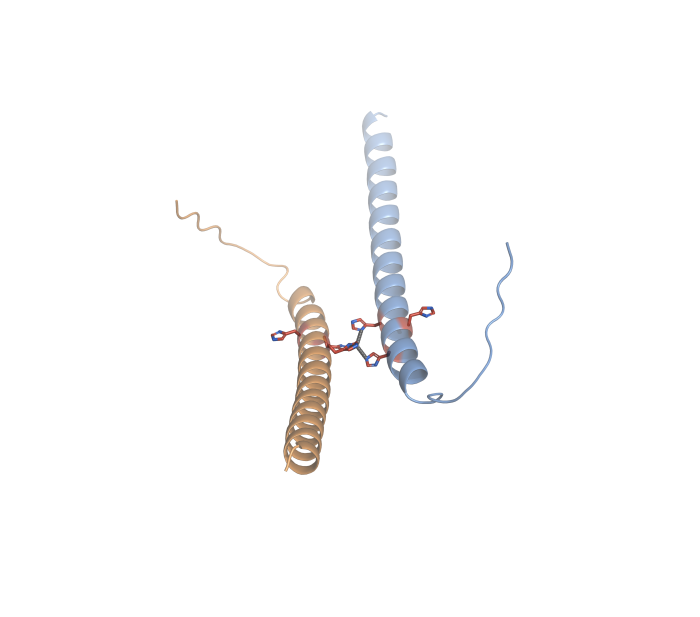
#> input picture code/chelation_figure/renders/dimer_zmeg_downz.png, 2100 x 1850 px (shown at 1/3 size)
$ python make_aim2_figure.py
#> lines starting #> are read from the running program, lines starting #| are printed output that depends on the picture; after the words box and inside, x2 and y2 are one past the last pixel; in counts of white or black regions, pixels touching at a corner belong together
#> in main, im is the input picture: PIL image 2100x1850 RGBA; mean R, G, B, A 251.9, 251.6, 251.7, 255
#!/usr/bin/env python3
"""Build the Aim 2 four-panel figure for the research statement from the dimer
renders. Each panel: alpha-cropped structure render on white, bold panel letter
(top-left), monomer short-name (top-right), Metal3D score (bottom-right).
Style matches the statement's other figures (Arial-bold labels, white ground).

Panels (score = Metal3D dimer site-probability):
  A ZMEG    0.95  (site-restricted construct dimer; RESULTS.md 0.946)
  B DK14275 0.85  (site-restricted construct dimer; 0.845)
  C ES14265 0.79  (site-restricted construct dimer; 0.786)
  D FI14643 0.99  (Boltz-derived His2Cys2 homodimer; metal3d_dimer_consistent 0.9993)

Run: python3 make_aim2_figure.py   ->  renders/aim2_chelation_panel.png
"""
import os
from PIL import Image, ImageDraw, ImageFont

HERE = os.path.dirname(os.path.abspath(__file__))
RND = os.path.join(HERE, "renders")
FIGS = os.path.join(HERE, "..", "figures")
# Bold sans-serif label font; prefer Arial (original render), fall back to bundled equivalents.
ARIAL_BD = next((p for p in [
    "/home/unjin/.local/share/fonts/arialbd.ttf",
    "/usr/share/fonts/truetype/liberation/LiberationSans-Bold.ttf",
    "/usr/share/fonts/truetype/dejavu/DejaVuSans-Bold.ttf",
] if os.path.exists(p)), "/usr/share/fonts/truetype/dejavu/DejaVuSans-Bold.ttf")

# (file, letter, name, score-string)
# (file, letter, name, score, zoom)  zoom>1 = crop tighter around the dense core
PANELS = [
    ("dimer_zmeg_downz.png",             "A", "ZMEG",    "0.95", 1.0),
    ("dimer_dk14275_downz.png",          "B", "DK14275", "0.85", 1.45),  # thin diagonal -> zoom in
    ("dimer_es14265_downz.png",          "C", "ES14265", "0.79", 1.0),
    ("dimer_fi14643_his2cys2_downz.png", "D", "O433", "0.99", 1.0),   # Boltz His2Cys2 model
]

PAD = 24            # px white margin around cropped content inside each cell
CELL_W, CELL_H = 1500, 1150   # cell aspect ~ content (landscape helices)
GAP = 20            # gap between cells
MARGIN = 12         # outer margin

def content_crop(im, pad=18):
    """Crop to the structure's bounding box. The renders have a WHITE (opaque)
    background, so detect non-white RGB pixels (not alpha). A small pad keeps the
    structure off the panel edge."""
#> called with pad = 18
    import numpy as np
    im = im.convert("RGB")
#> im: PIL image 2100x1850 RGB
    arr = np.asarray(im)
    nonwhite = (arr < 245).any(axis=-1)            # any channel below near-white
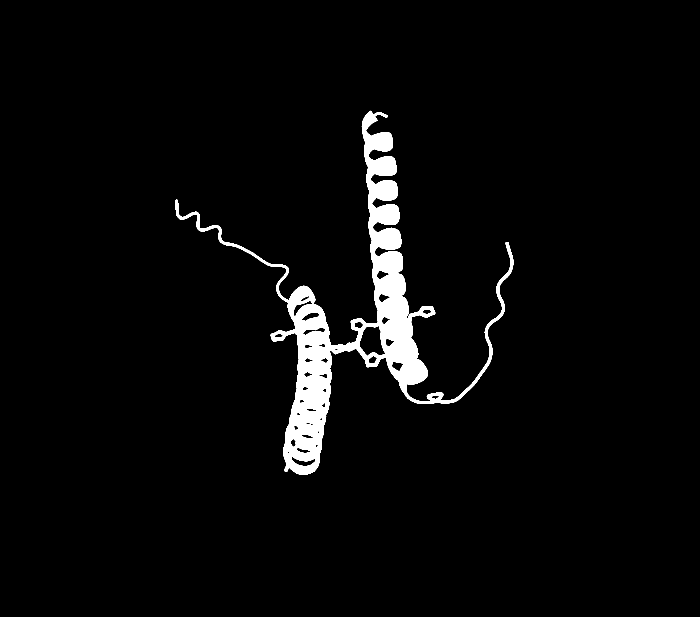
#> nonwhite: shape (1850, 2100) bool (shown at 1/3 size); 3.4% white; 1 white region, box (x1, y1, x2, y2) and area: (526, 332, 1540, 1425) 131410
    if not nonwhite.any():
        return im
    ys, xs = np.where(nonwhite)
    l, r = max(0, xs.min() - pad), min(im.width,  xs.max() + 1 + pad)
#> l = 508; r = 1558
    t, b = max(0, ys.min() - pad), min(im.height, ys.max() + 1 + pad)
#> t = 314; b = 1443
    return im.crop((l, t, r, b))
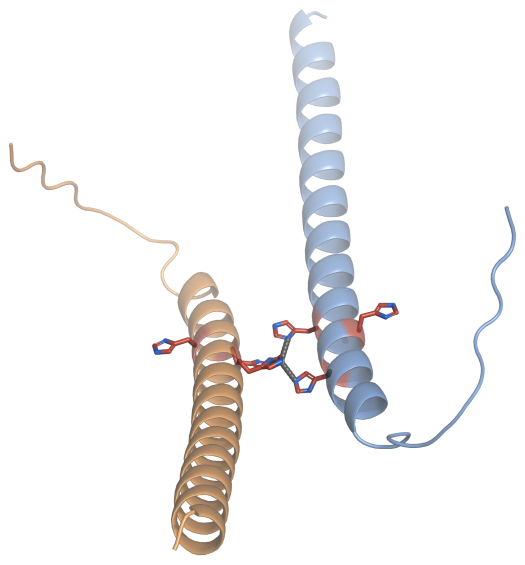
#> returned value: PIL image 1050x1129 RGB (shown at 1/2 size); mean R, G, B 244.9, 243.9, 244.1

def zoom_core(im, zoom):
    """Crop a centered box (about the pixel centroid = the dense core) covering
    1/zoom of each dimension, so fit_into upscales it -> structure appears larger.
    Trims the far tail tips of elongated panels (e.g. the DK14275 diagonal)."""
    import numpy as np
    if zoom <= 1.0:
        return im
    arr = np.asarray(im.convert("RGB"))
    nonwhite = (arr < 245).any(axis=-1)
    ys, xs = np.where(nonwhite)
    cy, cx = ys.mean(), xs.mean()                 # centroid weights the dense region
    hw, hh = im.width / (2 * zoom), im.height / (2 * zoom)
    l = int(max(0, min(cx - hw, im.width  - 2 * hw)))
    t = int(max(0, min(cy - hh, im.height - 2 * hh)))
    return im.crop((l, t, int(l + 2 * hw), int(t + 2 * hh)))

def fit_into(content, cw, ch, pad):
    """White cell (cw x ch); paste aspect-preserved content centered, pad margin."""
#> called with cw = 1500, ch = 1150, pad = 24
    cell = Image.new("RGBA", (cw, ch), (255, 255, 255, 255))
#> cell: PIL image 1500x1150 RGBA; every value is 255
    aw, ah = cw - 2 * pad, ch - 2 * pad
    cr = content.width / content.height
#> cr = 0.93
    ar = aw / ah
    if cr > ar:
        nw, nh = aw, max(1, round(aw / cr))
    else:
        nh, nw = ah, max(1, round(ah * cr))
#> nh = 1102; nw = 1025
    content = content.resize((nw, nh), Image.LANCZOS)
#> content: PIL image 1025x1102 RGBA
    ox, oy = pad + (aw - nw) // 2, pad + (ah - nh) // 2
#> ox = 237; oy = 24
    cell.alpha_composite(content, (ox, oy))
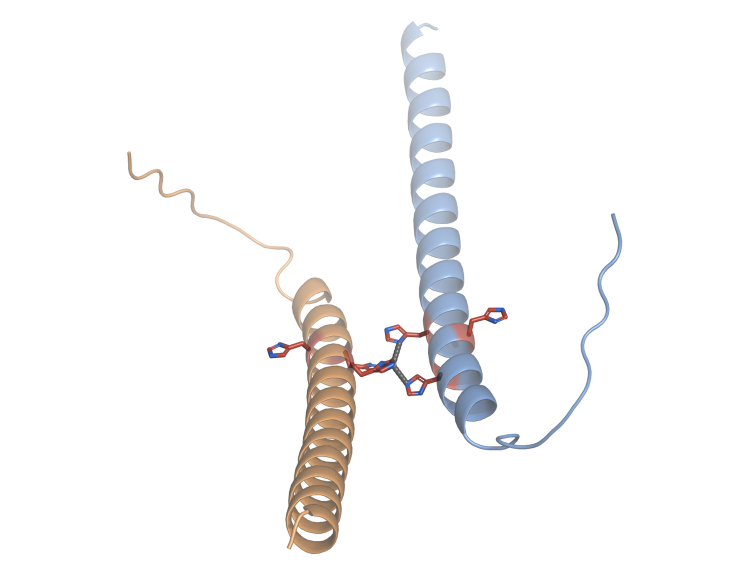
#> cell: PIL image 1500x1150 RGBA (shown at 1/2 size); mean R, G, B, A 248.4, 247.7, 247.8, 255
    return cell

def draw_labels(cell, letter, name, score):
#> called with letter = 'A', name = 'ZMEG', score = '0.95'
    d = ImageDraw.Draw(cell)
    W, H = cell.size
#> W = 1500; H = 1150
    f_letter = ImageFont.truetype(ARIAL_BD, 150)
    f_name   = ImageFont.truetype(ARIAL_BD, 92)
    f_slbl   = ImageFont.truetype(ARIAL_BD, 52)
    f_score  = ImageFont.truetype(ARIAL_BD, 110)
    m = 26
    # panel letter, top-left
    d.text((m, m), letter, font=f_letter, fill=(0, 0, 0, 255))
    # monomer name, top-right
    tb = d.textbbox((0, 0), name, font=f_name)
#> tb = (0, 20, 266, 85)
    d.text((W - m - (tb[2] - tb[0]), m + 14), name, font=f_name, fill=(0, 0, 0, 255))
    # Metal3D score, bottom-right (small caps label above bold number)
    sb = d.textbbox((0, 0), score, font=f_score)
#> sb = (0, 23, 214, 101)
    lb = d.textbbox((0, 0), "Metal3D", font=f_slbl)
#> lb = (0, 10, 199, 49)
    sx = W - m - (sb[2] - sb[0])
#> sx = 1260
    sy = H - m - (sb[3] - sb[1]) - 8
#> sy = 1038
    lx = W - m - (lb[2] - lb[0])
#> lx = 1275
    ly = sy - (lb[3] - lb[1]) - 16
#> ly = 983
    d.text((lx, ly), "Metal3D", font=f_slbl, fill=(90, 90, 90, 255))
    d.text((sx, sy), score, font=f_score, fill=(0, 0, 0, 255))
    return cell

def main():
    cells = []
    for fn, letter, name, score, zoom in PANELS:
        im = Image.open(os.path.join(RND, fn))
        content = zoom_core(content_crop(im), zoom).convert("RGBA")
        cell = fit_into(content, CELL_W, CELL_H, PAD)
        cell = draw_labels(cell, letter, name, score)
        cells.append(cell)
#> pass 2 of the loop in main, `for fn, letter, name, score, zoom in PANELS:`:
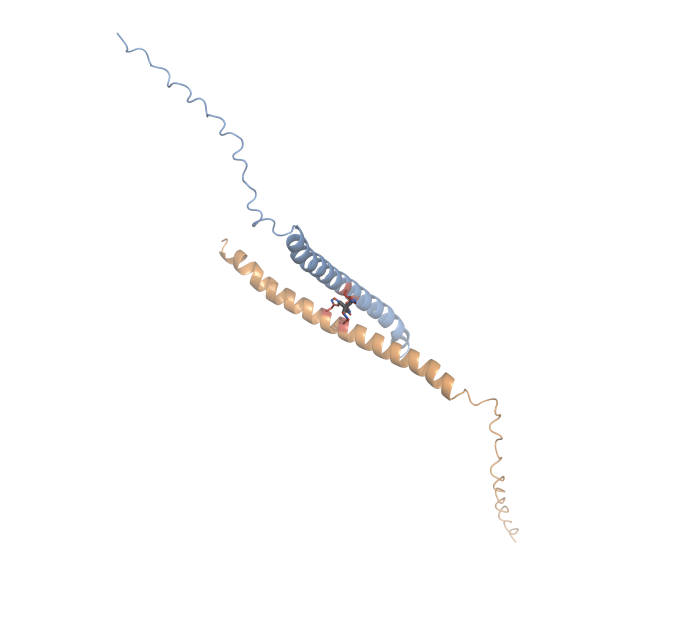
#> input picture code/chelation_figure/renders/dimer_dk14275_downz.png, 2100 x 1850 px (shown at 1/3 size)
#> in main, im is the input picture: PIL image 2100x1850 RGBA; mean R, G, B, A 253.4, 253.1, 252.9, 255
#> im: PIL image 2100x1850 RGB
#> in content_crop (call 2), `nonwhite = (arr < 245).any(axis=-1)`:
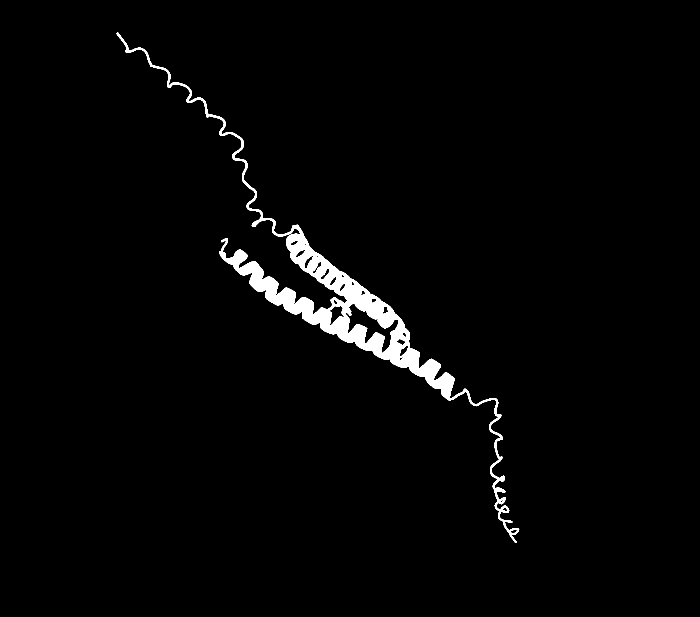
#> nonwhite: shape (1850, 2100) bool (shown at 1/3 size); 2% white; 1 white region, box (x1, y1, x2, y2) and area: (349, 97, 1558, 1629) 78768
#> in content_crop (call 2), `l, r = max(0, xs.min() - pad), min(im.width,  xs.max() + 1 + pad)`: l = 331; r = 1576
#> in content_crop (call 2), `t, b = max(0, ys.min() - pad), min(im.height, ys.max() + 1 + pad)`: t = 79; b = 1647
#> in main, `cell = draw_labels(cell, letter, name, score)`:
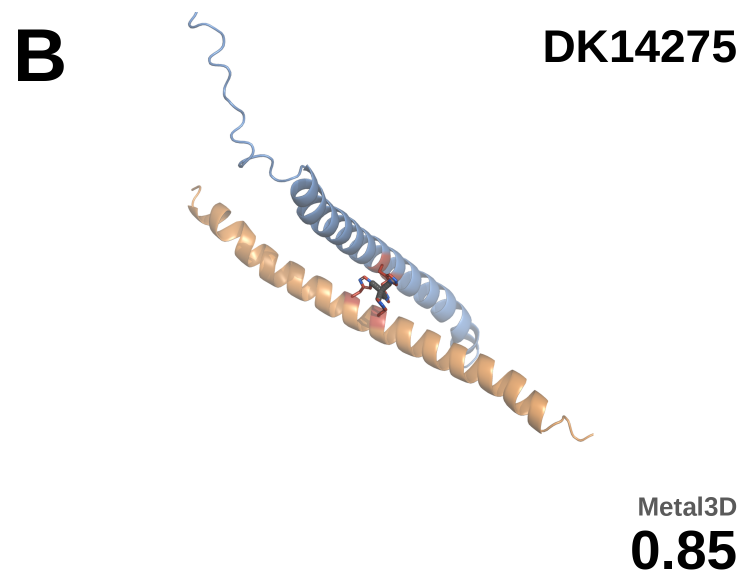
#> cell: PIL image 1500x1150 RGBA (shown at 1/2 size); mean R, G, B, A 247.6, 246.9, 246.5, 255
#> pass 3 of the loop in main, `for fn, letter, name, score, zoom in PANELS:`:
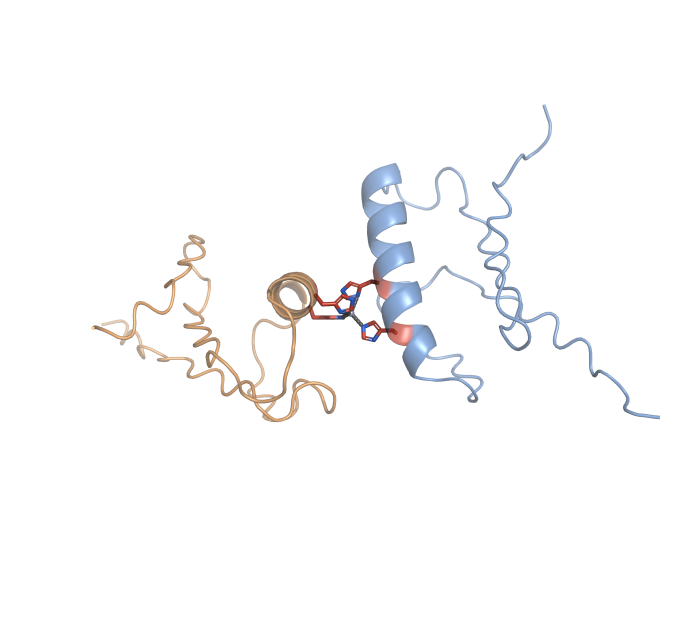
#> input picture code/chelation_figure/renders/dimer_es14265_downz.png, 2100 x 1850 px (shown at 1/3 size)
#> in main, im is the input picture: PIL image 2100x1850 RGBA; mean R, G, B, A 251.1, 250.9, 251.2, 255
#> im: PIL image 2100x1850 RGB
#> in content_crop (call 3), `nonwhite = (arr < 245).any(axis=-1)`:
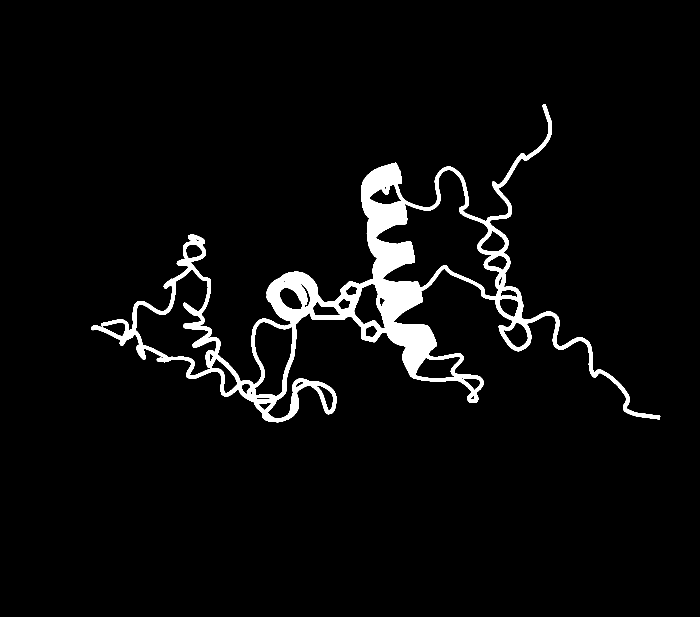
#> nonwhite: shape (1850, 2100) bool (shown at 1/3 size); 4.2% white; 1 white region, box (x1, y1, x2, y2) and area: (274, 313, 1981, 1267) 162315
#> in content_crop (call 3), `l, r = max(0, xs.min() - pad), min(im.width,  xs.max() + 1 + pad)`: l = 256; r = 1999
#> in content_crop (call 3), `t, b = max(0, ys.min() - pad), min(im.height, ys.max() + 1 + pad)`: t = 295; b = 1285
#> in fit_into (call 3), `cell.alpha_composite(content, (ox, oy))`:
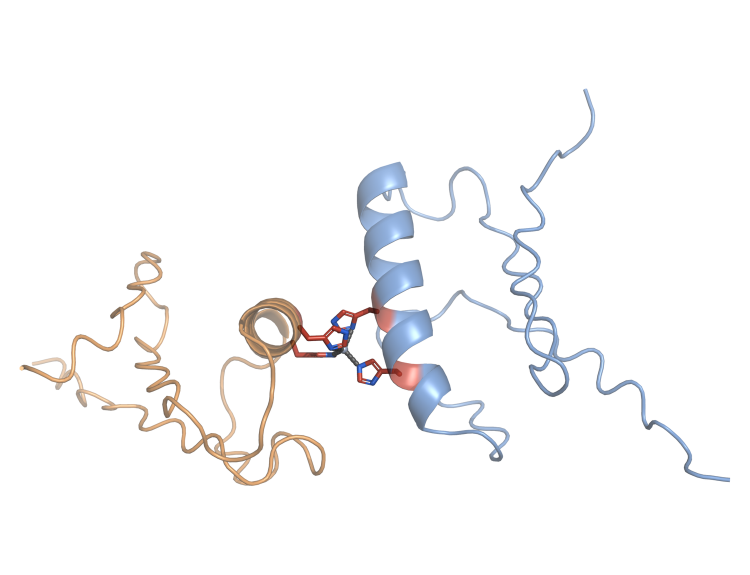
#> cell: PIL image 1500x1150 RGBA (shown at 1/2 size); mean R, G, B, A 248.8, 248.5, 249, 255
#> the loop made 4 passes; the first 3 are shown

    W = MARGIN * 2 + CELL_W * 2 + GAP
#> W = 3044
    H = MARGIN * 2 + CELL_H * 2 + GAP
    canvas = Image.new("RGBA", (W, H), (255, 255, 255, 255))
#> canvas: PIL image 3044x2344 RGBA; every value is 255
    pos = [(MARGIN, MARGIN),
           (MARGIN + CELL_W + GAP, MARGIN),
           (MARGIN, MARGIN + CELL_H + GAP),
           (MARGIN + CELL_W + GAP, MARGIN + CELL_H + GAP)]
    for cell, p in zip(cells, pos):
        canvas.alpha_composite(cell, p)
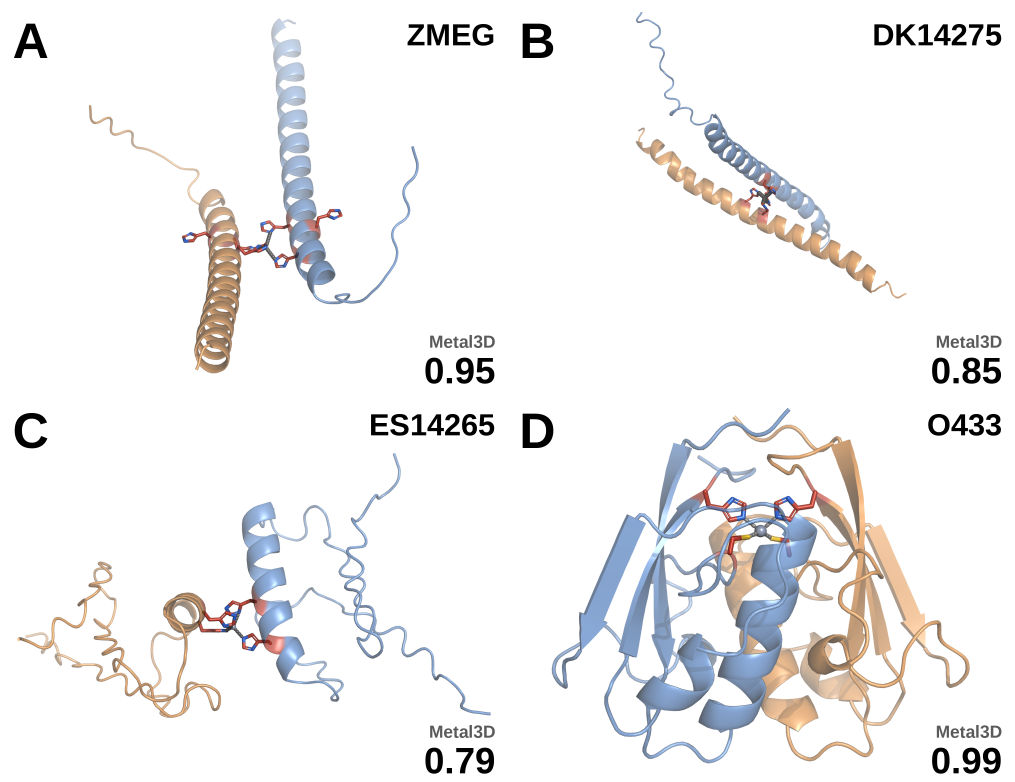
#> canvas: PIL image 3044x2344 RGBA (shown at 1/3 size); mean R, G, B, A 242.2, 241.7, 242, 255

    os.makedirs(FIGS, exist_ok=True)
    out = os.path.join(FIGS, "aim2_chelation_panel.png")
    canvas.convert("RGB").save(out, dpi=(300, 300))
    print("wrote", out, canvas.size)
#| wrote code/chelation_figure/../figures/aim2_chelation_panel.png (3044, 2344)

if __name__ == "__main__":
    main()
